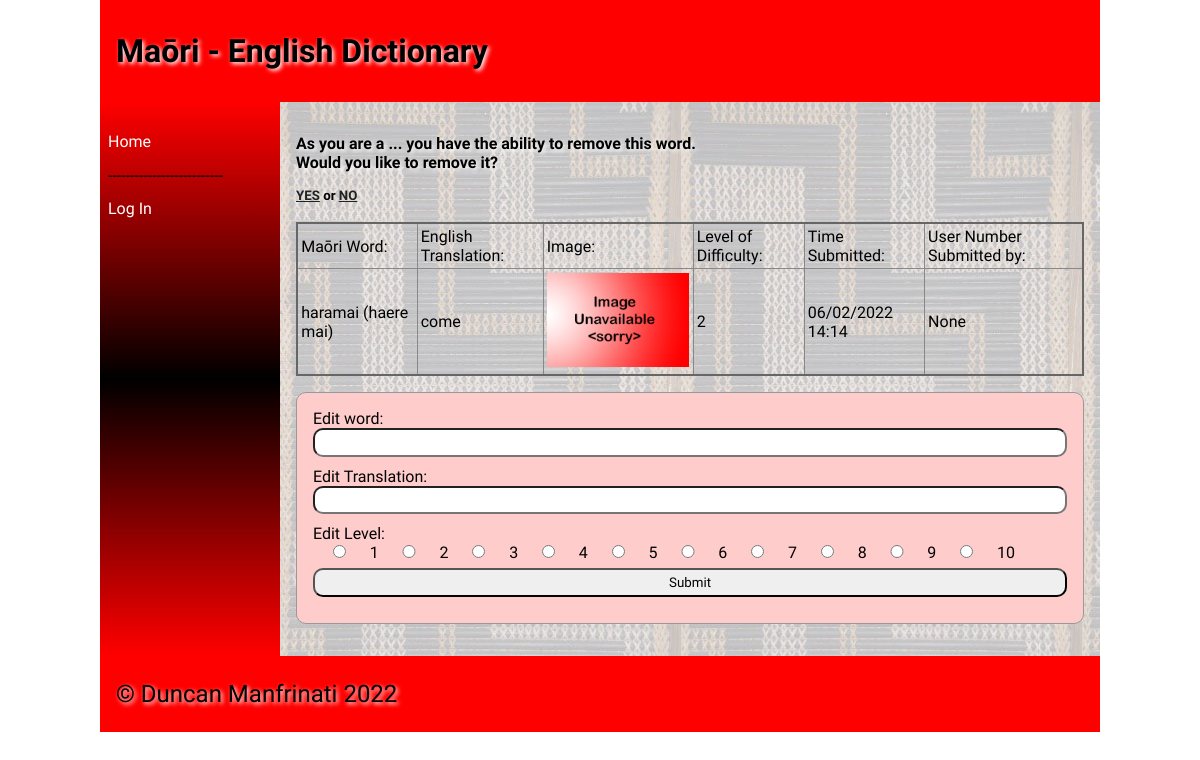
The app's page /word/1 with its own data.
### tables this page shows
CREATE TABLE "dictionary"
(
	id integer
		constraint dictionary_pk
			primary key autoincrement,
	maori varchar(60),
	english varchar(60),
	category_id integer
		references categories,
	definition varchar(900),
	level integer,
	image varchar(60),
	time datetime,
	user_id interger
);

### app.py (the view, shortened to what this page needs)
@app.route("/word/<id>", methods=['POST', 'GET'])
def dictionary(id):
    id = int(id)
    con = create_connection(DATA_BASE)
    query = "SELECT id, maori, english, image, level, time, user_id FROM dictionary WHERE id=?;"
    cur = con.cursor()
    cur.execute(query, (id,))
    word = cur.fetchall()
    con.close()
    return render_template("word.html", logged_in=is_logged_in(), word=word, id=id,
                           categories=categories())

### app.py (called while the page is built)
def create_connection(db_file):
    try:
        connection = sqlite3.connect(db_file)
        connection.execute('pragma foreign_keys=ON')
        return connection
    except Error as e:
        print(e)
    return None

def is_logged_in():
    if session.get("email") is None:
        print("Not Logged In")
        return False
    else:
        print("Logged In")
        return True

def categories():
    con = create_connection(DATA_BASE)
    query = "SELECT id,categories FROM categories"
    cur = con.cursor()
    cur.execute(query, )
    category_ids = cur.fetchall()
    con.close()
    return category_ids

### templates/word.html (shortened to what this page needs)
{% extends 'base.html' %}
{% block heading %}Maōri - English Dictionary{% endblock %}
{% block main %}
<h4>As you are a ... you have the ability to remove this word. <br> Would you like to remove it? <br></h4>
<h5><a href="/word/delete_yes/{{ word[0][0] }}">YES</a> or <a href="/word/delete_no">NO</a></h5>
<br>
<table class="word-table">
    <thead>
    <tr>
        <td>Maōri Word:</td>
        <td>English Translation:</td>
        <td>Image:</td>
        <td>Level of Difficulty:</td>
        <td>Time Submitted:</td>
        <td>User Number Submitted by:</td>
    </tr>
    </thead>
    <tbody>
    {% for words in word %}
    <tr>
        <td><p>{{ words[1] }}</p></td>
        <td><p>{{ words[2] }}</p></td>
        <td width="150"><img src="/static/images/{{ words[3] }}"></td>
        <td><p>{{ words[4] }}</p></td>
        <td><p>{{ words[5] }}</p></td>
        <td><p>{{ words[6] }}</p></td>
    </tr>
    </tbody>
    {% endfor %}
</table>
    <form class="dataForm" method="post" target="dictinary/{{id}}">
    <div class="form-group">
        <div class="form-label">Edit word:</div>
        <div class="form-element"><input type="text" name="edit_maori" id="edit_maori" required></div>
    </div>
    <div class="form-group">
        <div class="form-label">Edit Translation:</div>
        <div class="form-element"><input type="text" name="edit_english" id="edit_english" required></div>
    </div>
    <div class="form-group">
        <div class="form-label">Edit Level:</div>
        {% for i in range(10) %}
            <input type="radio" id="{{ i + 1 }}" name="edit_level" value="{{ i + 1 }}" required>
            <label for="{{ i + 1 }}">{{i + 1}}</label>
        {% endfor %}
    </div>
    <div class="form-group">
        <div class="form-element"><input type="submit" value="Submit"></div>
    </div>
    </form>
{% endblock %}

### templates/base.html (shortened to what this page needs)
<!doctype html>
<html lang="en">
<head>
    <link href="{{ url_for('static', filename='css/style.css') }}" rel="stylesheet">
</head>
<body>
<div id="container">
    <header>
        <h1>{% block heading %} {% endblock %}</h1>
    </header>
    <nav>
        <ul>
            <li><a href="/">Home</a></li>
            {% if logged_in %}
            {% for category in categories %}
            <li><a href="/category/{{ category[0] }}">{{ category[1] }}</a></li>
            {% endfor %}
            <li><p>--------------------------</p></li>
            <li><a href="/logout">Log Out</a></li>
            {% else %}
            <li><p>--------------------------</p></li>
            <li><a href="/login">Log In</a></li>
            {% endif %}
        </ul>
    </nav>
    <main>
        {% block main %}{% endblock %}
    </main>
    <footer>
        <p>
            &copy; Duncan Manfrinati 2022
        </p>
    </footer>
</div>
</body>
</html>

### static/css/style.css (style rules this page uses)
* { font-family: Comfortaa, sans-serif; margin: 0; padding: 0; box-sizing: border-box; }
#container { display: grid; grid-template-columns: 75px auto; grid-template-areas: 'nav header' 'main main' 'footer footer'; }
header { grid-area: header; background-color: #f00; padding: 1rem; }
nav { grid-area: nav; }
main { grid-area: main; padding: 1rem; background-color: #edd; }
h1, h2, h3, h4 { padding: 1rem 0; font-family: 'Suez One', serif; color: #000000; text-shadow: 2px 2px 4px #fff; }
p { padding: 0.5rem 0; }
a { color: #222; }
img { width: 100%; }
.dataForm { margin: 1rem 0; border: 1px solid #999; padding: 1rem; background-color: #fcc; border-radius: 10px; }
.dataForm input, textarea { width: 100%; border-radius: 10px; padding: 0.3rem; margin-bottom: 10px; }
table { width: 100%; border: 2px solid #666; border-collapse: collapse; }
th, td { border: 1px solid #888; padding: 0.2rem; text-align: left; }
footer { grid-area: footer; padding: 1rem; background-color: #f00; }
footer p { color: #000; text-shadow: 2px 2px 4px #fff; font-size: 1.5rem; }
@media only screen and (min-width: 768px) { #container { grid-template-columns: 180px auto; grid-template-areas: 'header header' 'nav main' 'footer footer'; } }
@media only screen and (min-width: 768px) { nav { background: linear-gradient(180deg, rgba(255,0,0,1) 0%, rgba(0, 0, 0, 1) 50%, rgba(255,0,0,1) 100%); padding: 0.5rem; } }
@media only screen and (min-width: 768px) { nav ul { list-style: none; } }
@media only screen and (min-width: 768px) { nav li { padding: 0.2rem 0; } }
@media only screen and (min-width: 768px) { nav a { color: #fff; text-decoration: none; } }
@media only screen and (min-width: 768px) { main { background-image: url("/static/images/poutama.jpg"); } }
@media only screen and (min-width: 768px) { .dataForm input[type='radio'] { width: 7%; } }
@media only screen and (min-width: 1000px) { #container { width: 1000px; margin: auto; } }

### records on screen
dictionary: maori "haramai (haere mai)", english "come", image (placeholder picture), level "2", time "06/02/2022 14:14", words "None"

### other values on screen
{{ i + 1 }} "1" "2" "3" "4" "5" "6" "7" "8" "9" "10"
